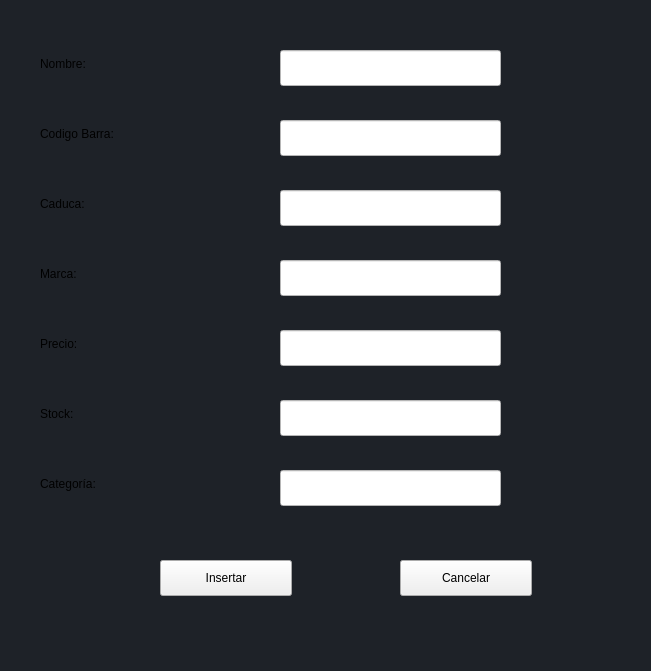
<?xml version="1.0" encoding="UTF-8"?>
<ui version="4.0">
 <class>PantallaAgregarProducto</class>
 <widget class="QWidget" name="PantallaAgregarProducto">
  <property name="geometry">
   <rect>
    <x>0</x>
    <y>0</y>
    <width>651</width>
    <height>671</height>
   </rect>
  </property>
  <property name="minimumSize">
   <size>
    <width>651</width>
    <height>671</height>
   </size>
  </property>
  <property name="windowTitle">
   <string>Form</string>
  </property>
  <property name="styleSheet">
   <string notr="true">QWidget#PantallaAgregarProducto { background-color: #1E2228; }</string>
  </property>
  <widget class="QLineEdit" name="txtNombre">
   <property name="geometry">
    <rect>
     <x>280</x>
     <y>50</y>
     <width>221</width>
     <height>36</height>
    </rect>
   </property>
   <property name="styleSheet">
    <string notr="true">background-color: white; color: black;</string>
   </property>
  </widget>
  <widget class="QLineEdit" name="txtBarcode">
   <property name="geometry">
    <rect>
     <x>280</x>
     <y>120</y>
     <width>221</width>
     <height>36</height>
    </rect>
   </property>
   <property name="styleSheet">
    <string notr="true">background-color: white; color: black;</string>
   </property>
  </widget>
  <widget class="QLineEdit" name="txtFecha">
   <property name="geometry">
    <rect>
     <x>280</x>
     <y>190</y>
     <width>221</width>
     <height>36</height>
    </rect>
   </property>
   <property name="styleSheet">
    <string notr="true">background-color: white; color: black;</string>
   </property>
  </widget>
  <widget class="QLineEdit" name="txtMarca">
   <property name="geometry">
    <rect>
     <x>280</x>
     <y>260</y>
     <width>221</width>
     <height>36</height>
    </rect>
   </property>
   <property name="styleSheet">
    <string notr="true">background-color: white; color: black;</string>
   </property>
  </widget>
  <widget class="QLineEdit" name="txtPrecio">
   <property name="geometry">
    <rect>
     <x>280</x>
     <y>330</y>
     <width>221</width>
     <height>36</height>
    </rect>
   </property>
   <property name="styleSheet">
    <string notr="true">background-color: white; color: black;</string>
   </property>
  </widget>
  <widget class="QLineEdit" name="txtStock">
   <property name="geometry">
    <rect>
     <x>280</x>
     <y>400</y>
     <width>221</width>
     <height>36</height>
    </rect>
   </property>
   <property name="styleSheet">
    <string notr="true">background-color: white; color: black;</string>
   </property>
  </widget>
  <widget class="QLineEdit" name="txtCategoria">
   <property name="geometry">
    <rect>
     <x>280</x>
     <y>470</y>
     <width>221</width>
     <height>36</height>
    </rect>
   </property>
   <property name="styleSheet">
    <string notr="true">background-color: white; color: black;</string>
   </property>
  </widget>
  <widget class="QLabel" name="label">
   <property name="geometry">
    <rect>
     <x>40</x>
     <y>50</y>
     <width>95</width>
     <height>28</height>
    </rect>
   </property>
   <property name="text">
    <string>Nombre: </string>
   </property>
  </widget>
  <widget class="QLabel" name="label_2">
   <property name="geometry">
    <rect>
     <x>40</x>
     <y>120</y>
     <width>141</width>
     <height>28</height>
    </rect>
   </property>
   <property name="text">
    <string>Codigo Barra:</string>
   </property>
  </widget>
  <widget class="QLabel" name="label_3">
   <property name="geometry">
    <rect>
     <x>40</x>
     <y>190</y>
     <width>95</width>
     <height>28</height>
    </rect>
   </property>
   <property name="text">
    <string>Caduca:</string>
   </property>
  </widget>
  <widget class="QLabel" name="label_4">
   <property name="geometry">
    <rect>
     <x>40</x>
     <y>260</y>
     <width>95</width>
     <height>28</height>
    </rect>
   </property>
   <property name="text">
    <string>Marca:</string>
   </property>
  </widget>
  <widget class="QLabel" name="label_5">
   <property name="geometry">
    <rect>
     <x>40</x>
     <y>330</y>
     <width>95</width>
     <height>28</height>
    </rect>
   </property>
   <property name="text">
    <string>Precio:</string>
   </property>
  </widget>
  <widget class="QLabel" name="label_6">
   <property name="geometry">
    <rect>
     <x>40</x>
     <y>400</y>
     <width>95</width>
     <height>28</height>
    </rect>
   </property>
   <property name="text">
    <string>Stock:</string>
   </property>
  </widget>
  <widget class="QLabel" name="label_7">
   <property name="geometry">
    <rect>
     <x>40</x>
     <y>470</y>
     <width>95</width>
     <height>28</height>
    </rect>
   </property>
   <property name="text">
    <string>Categoría: </string>
   </property>
  </widget>
  <widget class="QPushButton" name="btnInsertar">
   <property name="geometry">
    <rect>
     <x>160</x>
     <y>560</y>
     <width>132</width>
     <height>36</height>
    </rect>
   </property>
   <property name="text">
    <string>Insertar</string>
   </property>
  </widget>
  <widget class="QPushButton" name="btnCancelar">
   <property name="geometry">
    <rect>
     <x>400</x>
     <y>560</y>
     <width>132</width>
     <height>36</height>
    </rect>
   </property>
   <property name="text">
    <string>Cancelar</string>
   </property>
  </widget>
 </widget>
 <resources/>
 <connections/>
</ui>
